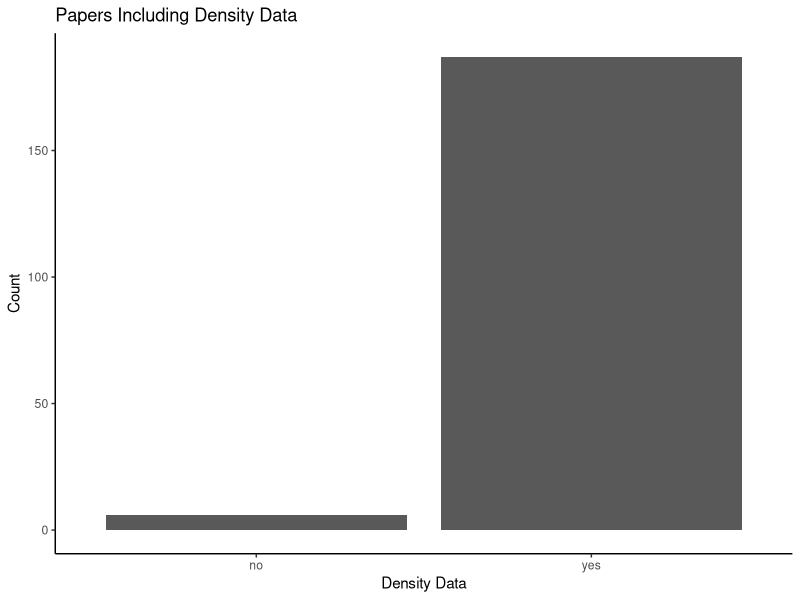

R code for this plot:
## ---- chunk 1
library(ggplot2)
library(tidyverse)
library(dplyr)
getwd()
## ---- chunk 2
Density <- read_csv("Density.Data.csv")
## ---- chunk 3
count(Density, vars = "density.data" )
count <- Density %>%
  count(density.data)
## ---- chunk 4
Density %>%
  count(density.data)
## ---- chunk 5
count %>%
  ggplot(aes(density.data, n)) + geom_col() + theme_classic() + xlab("Density Data") + ylab("Count") + ggtitle("Papers Including Density Data")
